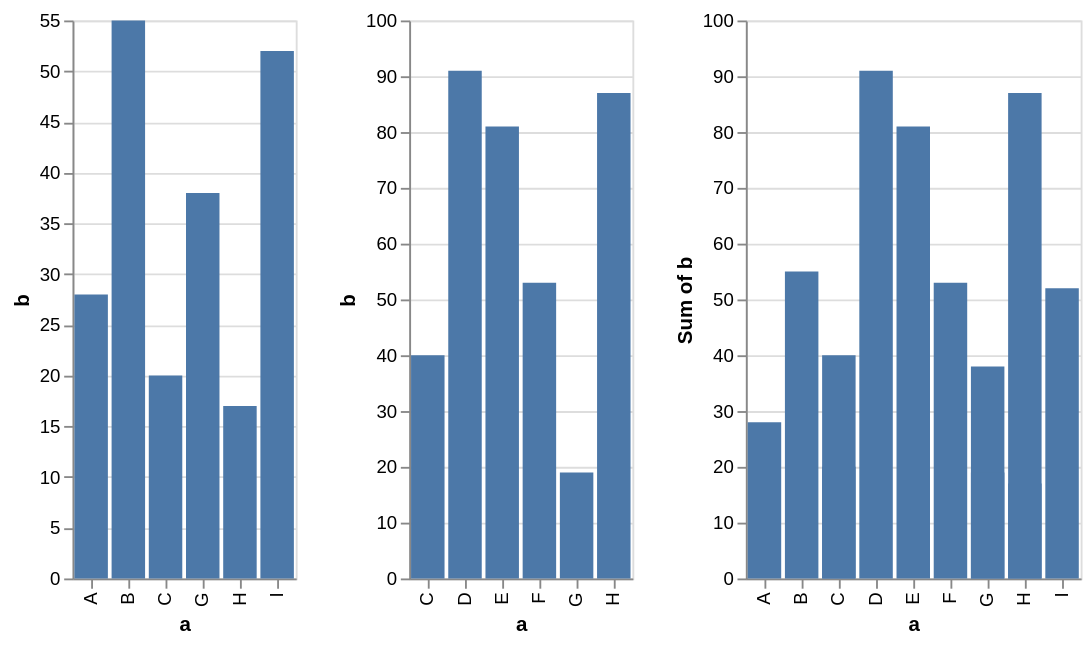

Specify this chart in Vega-Lite:
### Vega-Lite specification from a JSON file in a GitHub repository (floating-point values rounded to 4 significant figures)
{"$schema": "https://vega.github.io/schema/vega-lite/v2.json", "hconcat": [{"description": "A simple bar chart with embedded data.", "data": {"values": [{"a": "A", "b": 28}, {"a": "B", "b": 55}, {"a": "C", "b": 20}, {"a": "G", "b": 38}, {"a": "H", "b": 17}, {"a": "I", "b": 52}]}, "mark": "bar", "encoding": {"x": {"field": "a", "type": "ordinal"}, "y": {"field": "b", "type": "quantitative"}}}, {"description": "A simple bar chart with embedded data.", "data": {"values": [{"a": "C", "b": 40}, {"a": "D", "b": 91}, {"a": "E", "b": 81}, {"a": "F", "b": 53}, {"a": "G", "b": 19}, {"a": "H", "b": 87}]}, "mark": "bar", "encoding": {"x": {"field": "a", "type": "ordinal"}, "y": {"field": "b", "type": "quantitative"}}}, {"description": "A simple bar chart with embedded data.", "data": {"values": [{"a": "A", "b": 28}, {"a": "B", "b": 55}, {"a": "C", "b": 20}, {"a": "G", "b": 38}, {"a": "H", "b": 17}, {"a": "I", "b": 52}, {"a": "C", "b": 40}, {"a": "D", "b": 91}, {"a": "E", "b": 81}, {"a": "F", "b": 53}, {"a": "G", "b": 19}, {"a": "H", "b": 87}]}, "mark": "bar", "encoding": {"x": {"field": "a", "type": "ordinal"}, "y": {"aggregate": "sum", "field": "b", "type": "quantitative"}, "tooltip": {"field": "b", "type": "quantitative"}}}]}
